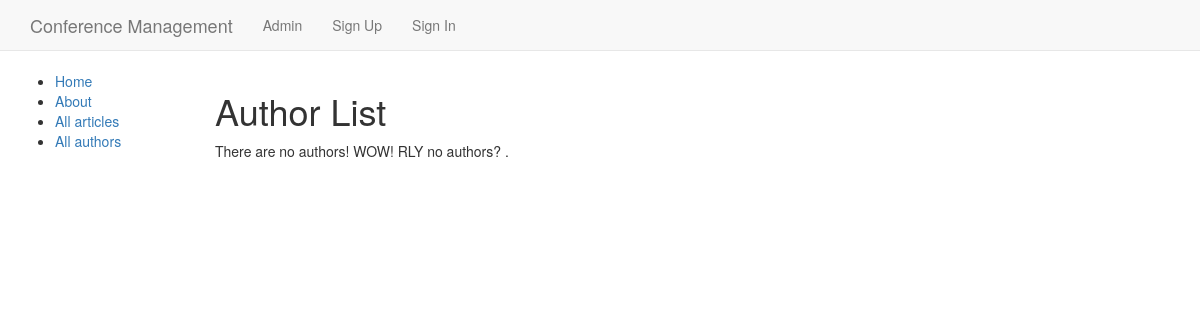
/authors/, run on an earlier commit of the app's database.
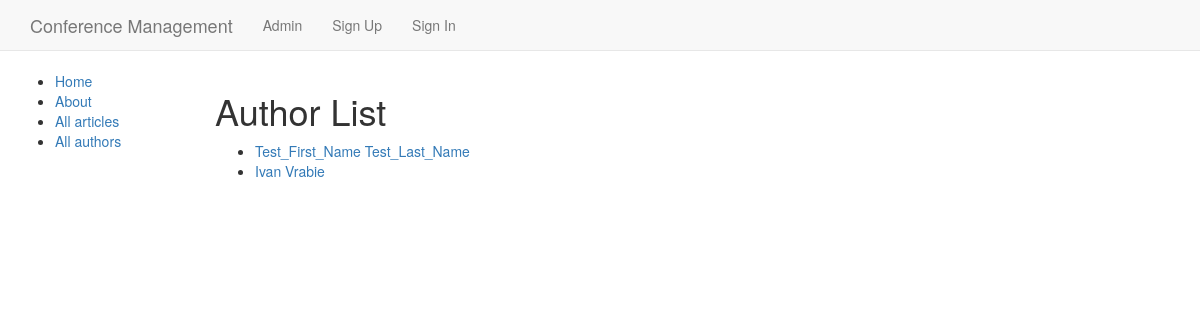
And on a later commit of the database.
### dappx/models.py (models this page shows, shortened)
class Author(models.Model):
    first_name = models.CharField(max_length=100)
    last_name = models.CharField(max_length=100)
    date_of_birth = models.DateField(null=True, blank=True)
    date_of_death = models.DateField('Died', null=True, blank=True)
    class Meta:
        ordering = ['last_name', 'first_name']
    def get_absolute_url(self):
        return reverse('author-detail', args=[str(self.id)])

### dappx/views.py (the view)
# urls.py: path('authors/', views.AuthorListView.as_view(), name='authors'),
class AuthorListView(generic.ListView):
    model = Author

### templates/dappx/author_list.html
{% extends "dappx/base.html" %}
{% block content %}
  <h1>Author List</h1>
  {% if author_list %}
  <ul>
    {% for author in author_list %}
      <li>
        <a href="{{ author.get_absolute_url }}">{{ author.first_name }} {{author.last_name}}</a>
      </li>
    {% endfor %}
  </ul>
  {% else %}
    <p>There are no authors! WOW! RLY no authors? .</p>
  {% endif %}
{% endblock %}

What changed in the data, as far as the page shows it:
added Author: first_name "Test_First_Name", last_name "Test_Last_Name"
added Author: first_name "Ivan", last_name "Vrabie"
Also different on the page:
text no longer shown: "There are no authors! WOW! RLY no authors? ."
